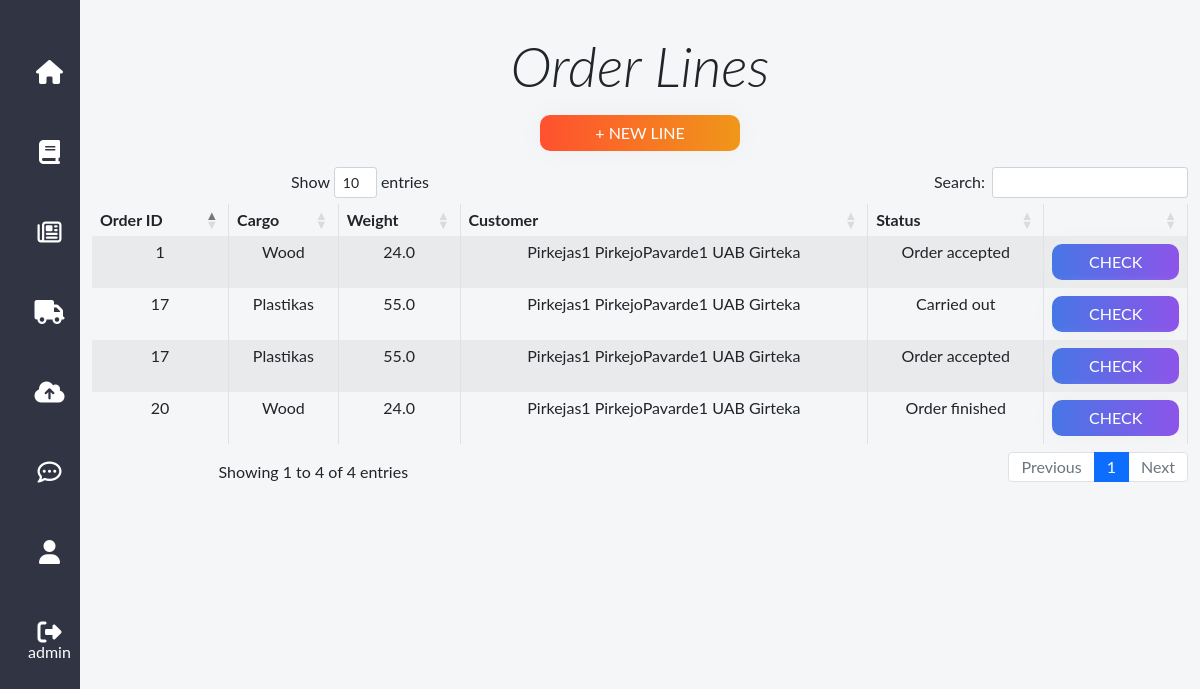
Page /orderlines (signed in) on the committed database.
### transport/models.py (models this page shows, shortened)
class OrderItem(models.Model):
    cargo = models.ForeignKey(Cargo, on_delete=models.SET_NULL, blank=True, null=True)
    order = models.ForeignKey(Order, on_delete=models.SET_NULL, blank=True, null=True)
    truck = models.ForeignKey(Truck, on_delete=models.SET_NULL, blank=True, null=True)
    trailer = models.ForeignKey(Trailer, on_delete=models.SET_NULL, blank=True, null=True)
    driver = models.ForeignKey(Driver, on_delete=models.SET_NULL, blank=True, null=True)
    delivery_address = models.ForeignKey(DeliveryAddress, on_delete=models.SET_NULL, blank=True, null=True)
    date_delivery = models.DateField("Date Delivery", null=True, blank=True)
    date_loading = models.DateField("Date Loading", null=True, blank=True)
    delivery_price = models.FloatField(null=True, blank=True)
    quantity = models.IntegerField(default=1, null=True, blank=True)
    information = models.TextField(max_length=200, null=True, blank=True)
    delivery_status = (
        ('N', "Not yet ordered"),
        ('O', "Order accepted"),
        ('C', "Carried out"),
        ('F', "Order finished"),
    )
    status = models.CharField(
        max_length=1,
        choices=delivery_status,
        blank=True,
        default='N',
        help_text="Status",
    )
    class Meta:
        verbose_name = "Order Item"
        verbose_name_plural = "Order Items"

class Order(models.Model):
    def number_default_function():
        timestamp = str(datetime.datetime.now().timestamp())
        invoice = timestamp.split(".")[0] + timestamp.split(".")[1]
        return invoice
    customer = models.ForeignKey(Customer, on_delete=models.CASCADE, blank=True, null=True)
    date_ordered = models.DateField("Invoice issued", null=True, blank=True)
    invoice = models.CharField(max_length=100, null=True, blank=True, default=number_default_function)
    class Meta:
        verbose_name = "Order"
        verbose_name_plural = "Orders"

class Cargo(models.Model):
    cargo = models.CharField(max_length=200, null=True, blank=True)
    weight = models.FloatField(null=True, blank=True)
    dangerous = models.BooleanField(default=False, null=True, blank=True)
    dimensions = models.CharField(max_length=200, null=True, blank=True)
    information = models.TextField(max_length=200, null=True, blank=True)
    class Meta:
        verbose_name = "Cargo"
        verbose_name_plural = "Cargoes"

class Customer(models.Model):
    name = models.CharField(max_length=200, null=True, blank=True)
    surname = models.CharField(max_length=200, null=True, blank=True)
    phone = models.IntegerField(null=True, blank=True)
    email = models.EmailField(max_length=200, null=True)
    address = models.CharField(max_length=200, null=True, blank=True)
    company = models.CharField(max_length=200, null=True, blank=True)
    class Meta:
        verbose_name = "Customer"
        verbose_name_plural = "Customers"
    def __str__(self):
        return f'{self.name}  {self.surname} {self.company}'

### transport/views.py (the view)
# urls.py: path('orderlines', views.OrderItemListView.as_view(), name='order_lines'),
class OrderItemListView(LoginRequiredMixin, ListView):
    model = OrderItem
    context_object_name = 'orderlines'
    template_name = 'orderlines.html'

### transport/templates/orderlines.html
{% extends "base.html" %}
{% load static %}
{% block content %}
    <div class="container mb-3 mt-3">
        <p class="display-4" style="font-style:italic;">Order Lines</p>
        <a class="btn btn-grad btn-create" href="{% url 'orderlines_create' %}" style="min-width:200px;">+ New Line</a>
    </div>
    <div class="container mb-3 mt-3">
       <table class="table table-striped table-bordered myDataTable stripe " style="width:100%">
        <thead>
            <tr>
                <th>Order ID</th>
                <th>Cargo</th>
                <th>Weight</th>
                <th>Customer</th>
                <th>Status</th>
                <th></th>
            </tr>
        </thead>
        <tbody>
            {% for line in orderlines  %}
            <tr>
                <td>{{line.order.id}}</td>
                <td>{{line.cargo.cargo}}</td>
                <td>{{line.cargo.weight}}</td>
                <td>{{line.order.customer}}</td>
                <td>{{line.get_status_display}}</td>
                <td><a class="btn btn-grad mx-auto" href="{% url 'orderlines_details' line.pk %}" >Check</a></td>
            </tr>
            {% endfor %}
        </tbody>
    </table>
    </div>
{% endblock content %}

### transport/templates/base.html (shortened to what this page needs)
<!DOCTYPE html>
{% load static %}
<html lang="en">
<head>
    <link href="https://cdn.jsdelivr.net/npm/bootstrap@5.0.2/dist/css/bootstrap.min.css" rel="stylesheet">
	<link href="https://cdn.datatables.net/1.11.5/css/dataTables.bootstrap4.min.css"  rel="stylesheet">
    <link rel="stylesheet" type="text/css" href="{% static 'css/styles.css' %}?{% now 'U' %}">
</head>
<body>
<nav class="sidebar-navigation navbar-expand-sm" style="z-index:100;">
	<div style="text-align:center; padding:1em 0;">
	</div>
	<div class="collapse navbar-collapse" id="navbarNavDropdown">
	<ul style="padding-left: 0px;">
		<li name="home">
			<a href="{% url 'home' %}"><i class="fa fa-home"></i></a>
		</li>
		{% if user.is_authenticated %}
		<li name="orders">
			<a href="{% url 'orders' %}"><i class="fa fa-book"></i></a>
		</li>
		<li name="order_lines">
			<a href="{% url 'order_lines' %}"><i class="fa fa-newspaper-o"></i></a>
		</li>
		<li name="links">
			<a href="{% url 'links' %}"><i class="fa fa-truck"></i></a>
		</li>
		<li name="uploads">
			<a href="{% url 'uploads' %}"><i class="fa fa-cloud-upload"></i></a>
		</li>
		<li name="messages">
			<a href="{% url 'messages'%}"><i class="fa fa-commenting-o"></i></a>
		</li>
		<li name="profile">
			<a href="{% url 'profile'%}"><i class="fa fa-user"></i></a>
		</li>
		{% endif %}
		<li name="login">
			{% if user.is_authenticated %}
			<a href="{% url 'logout'%}?next=/home"><i class="fa fa-sign-out"></i></a>
			{{ user.get_username }}
			{% else %}
			<a href="{% url 'login'%}?next={{request.path}}"><i class="fa fa-sign-in"></i></a>
			<span class="tooltip">Log In</span>
			{% endif %}
		</li>
	</ul>
	</div>
    </nav>
        <div class="my-container">
            <br>
            {% block content %}
            {% endblock content %}
        </div>
</body>
</html>

### static/css/styles.css (style rules this page uses)
* { margin: 0; padding: 0; box-sizing: border-box; list-style: none; font-family: "Lato", sans-serif; line-height: 1; }
body { background-color: #f5f6f8; }
.sidebar-navigation { display: inline; position: fixed; min-height: 100vh; width: 80px; background-color: #313443; }
.sidebar-navigation ul { text-align: center; color: white; margin: 0 auto; }
.sidebar-navigation ul li { padding: 28px 28px; cursor: pointer; }
.sidebar-navigation ul li i { display: block; font-size: 24px; }
a { text-decoration:none; color:#fff; }
.my-container { font-family: 'Roboto', sans-serif; font-weight: 400; overflow: hidden; margin-left:80px; text-align:center; }
.btn-grad { background-image: linear-gradient(to right, #4776E6 0%, #8E54E9 51%, #4776E6 100%) }
.btn-grad { padding: 5px 15px; text-align: center; text-transform: uppercase; transition: 0.5s; background-size: 200% auto; color: white; box-shadow: 0 0 20px #eee; border-radius: 10px; display: block; }
.btn-create { background-image: linear-gradient(to right, #FF512F 0%, #F09819 51%, #FF512F 100%) }
.btn-create { max-width:150px; margin:0; text-align: center; text-transform: uppercase; transition: 0.5s; background-size: 200% auto; color: white; box-shadow: 0 0 20px #eee; border-radius: 10px; display: inline-block; }

### rows in the picture
OrderItem: order.id "1", cargo.cargo "Wood", cargo.weight "24.0", order.customer "Pirkejas1 PirkejoPavarde1 UAB Girteka", status "Order accepted"
OrderItem: order.id "17", cargo.cargo "Plastikas", cargo.weight "55.0", order.customer "Pirkejas1 PirkejoPavarde1 UAB Girteka", status "Carried out"
OrderItem: order.id "17", cargo.cargo "Plastikas", cargo.weight "55.0", order.customer "Pirkejas1 PirkejoPavarde1 UAB Girteka", status "Order accepted"
OrderItem: order.id "20", cargo.cargo "Wood", cargo.weight "24.0", order.customer "Pirkejas1 PirkejoPavarde1 UAB Girteka", status "Order finished"

### other values in the picture
{{ user.get_username }} "admin"
